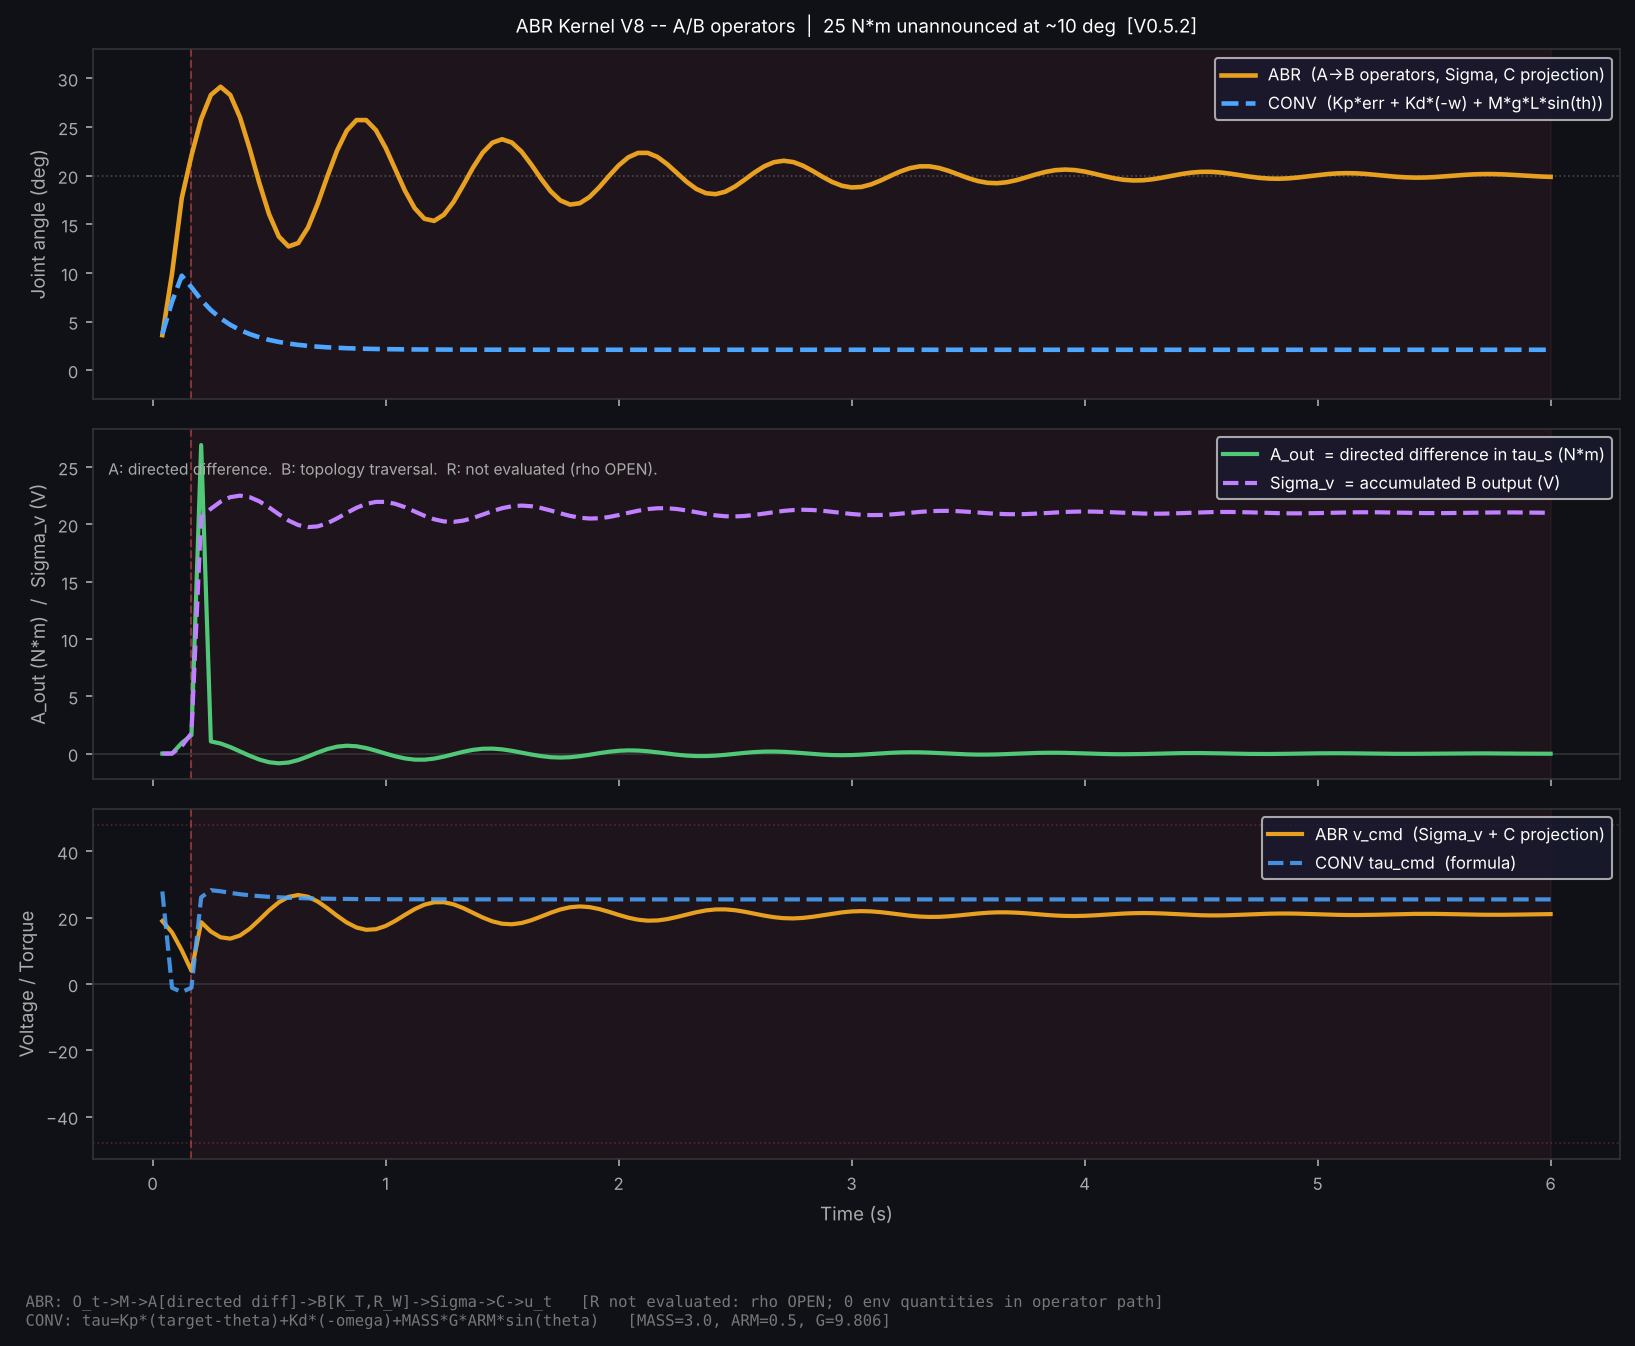

Recreate this plot in Python.
#!/usr/bin/env python3
"""
ABR Flex Demo -- Kernel V8 Operator Execution Under Unannounced Environmental Load
Metatron Dynamics, Inc. -- relationalrelativity.dev
V0.5.2 -- 2026-10-06. Kernel V8.

Pass/fail experiment:
  Can an environmental change enter through a sensor, be processed by the
  actual Kernel V8 relational operators (A, B), alter an actuator command,
  change the physical system, and consequently generate the next observation --
  without inserting an undeclared control law?

  (R not evaluated: rho_base, chi_0 not declared through M -- OPEN, section 11.2)

Pipeline each step (Kernel V8 section 10, 11.1):
  O_t --> M --> DeclaredRelations_t --> A --> B --> [R: rho OPEN] --> Sigma --> C --> u_t

  O_t:             sensor observations at time t (tau_s from prior plant output, theta)
  M:               admission check -- sensor within declared electrical extent
  DeclaredRelations: coupling edges (K_T, R_W) -- declared topology, NOT operators
  A [operator]:    directed difference at persistence edge
                     A_out = tau_s(t) - tau_s(t-1)    [section 11.1: A(x)[e] = x[s] - x[t]]
  B [operator]:    traverse declared topology with A output
                     delta_I = A_out / K_T    [edge tau_to_I, declared K_T]
                     delta_V = delta_I * R_W  [edge I_to_V,   declared R_W]
                   [section 11.1: B(g)[e] = g[e] + sum_{succ(e)} g[f]]
  R [operator]:    not evaluated -- rho_base, chi_0 not declared through M
                   [section 11.2: OPEN -- Origin declaration required]
  Sigma:           declared accumulation of B output:
                     sigma_v(t) = sigma_v(t-1) + delta_V
  C:               declared projection (section 11.1 -- not a kernel operator):
                     frac = clamp((target - theta) / target, -1, 1)
                     v_cmd = sigma_v + frac * V_RAISE  (+raise / 0 hold / -resist)
  u_t:             final clamped actuator voltage command

Key distinction from V0.4:
  V0.4 evaluated absolute tau_s through coupling edges each step.
  V0.5 applies A (directed difference), then B (topology traversal with delta),
  accumulates with Sigma.  Sigma carries disturbance memory across steps.

CONVENTIONAL (shown alongside for structural comparison only):
  tau_cmd = Kp*(theta_target - theta) + Kd*(-omega) + M*g*L*sin(theta)
  No A/B/R operators.  Environment quantities (MASS, ARM, G) required every step.

HONEST NOTES:
  ABR settling angle depends on Sigma accumulation history -- not guaranteed to
  be exactly at declared target.  This is experimental evidence, not tuned output.
  CONV failure here is tuning-specific (Kd braking at disturbance moment).
"""

import math
import numpy as np
import matplotlib
matplotlib.use('Agg')
import matplotlib.pyplot as plt

# -- Physical constants (plant only -- NOT in ABR command path) ----------------
MASS    = 3.0
ARM     = 0.5
G       = 9.806
I_EFF   = MASS * ARM * ARM
DAMPING = 0.5

# -- Declared motor constants (appear in ABR coupling edges) -------------------
V_BUS        = 48.0
R_W          = 0.7              # declared -- appears in edge I_to_V
K_T          = 1.0              # declared -- appears in edge tau_to_I
TAU_ELEC_MAX = V_BUS * K_T / R_W   # 68.57 N*m -- M extent boundary

# -- Declared raise authority (C projection term) ------------------------------
V_RAISE    = 19.0               # declared raise voltage
TAU_STATIC = MASS * G * ARM     # 14.709 N*m -- declared design load (full horizontal)

# -- Scenario -----------------------------------------------------------------
THETA_TARGET = math.radians(20.0)
THETA_CROSS  = math.radians(10.0)
DIST_MAG     = 25.0

# -- PD gains (CONV only) -----------------------------------------------------
KP = 80.0
KD = 16.0

# -- Simulation ---------------------------------------------------------------
FPS   = 24
DT    = 1.0 / FPS
TOTAL = 6 * FPS


# =============================================================================
# DECLARED COUPLING EDGES (topology -- not operators)
# =============================================================================

class CouplingEdge:
    """One declared relation between two observable nodes."""
    def __init__(self, name, from_node, to_node, fn, constant_name, constant_val):
        self.name          = name
        self.from_node     = from_node
        self.to_node       = to_node
        self.fn            = fn
        self.constant_name = constant_name
        self.constant_val  = constant_val

    def apply(self, input_val):
        return self.fn(input_val)


# Declared topology.  Defines the coupling relations.
# Kernel V8 operators act on this structure -- they are not this structure.
KernelV8Topology = [
    CouplingEdge('tau_to_I', 'Delta_tau', 'Delta_I',
                 fn             = lambda delta_tau: delta_tau / K_T,
                 constant_name  = 'K_T',
                 constant_val   = K_T),
    CouplingEdge('I_to_V', 'Delta_I', 'Delta_V',
                 fn             = lambda delta_I: delta_I * R_W,
                 constant_name  = 'R_W',
                 constant_val   = R_W),
]


# =============================================================================
# KERNEL V8 OPERATORS
# =============================================================================
# A: directed difference at declared observable nodes  (section 11.1)
# B: traverse declared topology with A output           (section 11.1)
# R: antisymmetric operator -- NOT EVALUATED            (rho OPEN, section 11.2)
# Sigma: declared accumulation of B output (separate from R)
# =============================================================================

class KernelV8:
    """
    Kernel V8 relational operators (sections 10, 11).
    Stateful: A carries prior tau_s; Sigma carries accumulated voltage.

    R is not evaluated: rho_base, chi_0 not declared through M (OPEN, section 11.2).
    """

    def __init__(self, tau_s_init=0.0, sigma_init=0.0):
        self._tau_s_prior = tau_s_init   # A operator state (prior observation)
        self._sigma       = sigma_init   # Sigma accumulator state

    # -- A operator: directed difference at persistence edge ------------------
    def A(self, tau_s):
        """
        A operator applied at persistence edge.
        A(x)[e] = x[s] - x[t]  (section 11.1)
        Here: A_out = tau_s(t) - tau_s(t-1)
        Input:  tau_s(t)  -- sensor reading this step (from prior plant output)
        Output: A_out -- directed difference in sensed torque
        State:  updates prior tau_s for next step.
        """
        a_out             = tau_s - self._tau_s_prior
        self._tau_s_prior = tau_s
        return a_out

    # -- B operator: traverse declared topology with A output -----------------
    def B(self, a_out, topology):
        """
        B operator: traverse declared topology with A output.
        B(g)[e] = g[e] + sum_{succ(e)} g[f]  (section 11.1)
        Applied here through declared coupling edges (K_T, R_W).
        Input:  a_out (from A operator)
        Output: (delta_I, delta_V) -- quantities at each topology node
        """
        edge_vals = {'Delta_tau': a_out}
        trace     = []
        current   = a_out
        for edge in topology:
            output = edge.apply(current)
            edge_vals[edge.to_node] = output
            trace.append((edge, current, output))
            current = output
        return edge_vals.get('Delta_I', 0.0), edge_vals.get('Delta_V', 0.0), trace

    # -- R operator: NOT EVALUATED (rho_base, chi_0 not declared through M) --
    # R(g)[e] = g[e] + rho[src(e)] * (sum_{succ(e)} g - sum_{pred(e)} g)
    # rho_base, chi_0 are OPEN conditions (section 11.2) -- M has not declared them.
    # Not-evaluated != evaluated with result 0.0  (section 1 declared-information rule).

    # -- Sigma: declared accumulation of B output (not R output) --------------
    def _accumulate(self, delta_V):
        """
        Declared Sigma accumulation of B output.
        sigma_v(t) = sigma_v(t-1) + delta_V
        Note: R not evaluated (rho OPEN); Sigma accumulates B output directly.
        """
        self._sigma += delta_V
        return self._sigma

    # -- Full step: A -> B -> [R: not evaluated] -> Sigma ---------------------
    def step(self, tau_s, theta, topology):
        """
        Execute Kernel V8: O_t -> M -> A -> B -> [R: rho OPEN] -> Sigma -> C -> u_t
        Returns (sigma_v, a_out, delta_I, delta_V, sigma_v, b_trace, admitted).
        """
        # M admission check
        if abs(tau_s) > TAU_ELEC_MAX:
            return 0.0, 0.0, 0.0, 0.0, 0.0, [], False

        a_out              = self.A(tau_s)                        # A operator
        delta_I, delta_V, b_trace = self.B(a_out, topology)      # B operator
        # R: not evaluated -- rho_base, chi_0 not declared through M (OPEN, s. 11.2)
        sigma_v            = self._accumulate(delta_V)            # Sigma accumulation

        return sigma_v, a_out, delta_I, delta_V, sigma_v, b_trace, True


# =============================================================================
# C: declared projection (section 11.1 -- not a kernel operator)
# =============================================================================

def c_projection(sigma_v, theta):
    """
    C: declared raise/resist projection (symmetric about declared target).
    frac = (target - theta) / target   in [-1, 1]
      frac > 0  (below target):  adds V_RAISE * frac  -- raise drive
      frac = 0  (at target):     v_cmd = Sigma only    -- hold
      frac < 0  (above target):  subtracts V_RAISE * |frac| -- resist overshoot
    Sigma provides load compensation; C provides declared positional authority.
    Neither is environment; neither is a kernel operator.
    """
    frac  = max(-1.0, min(1.0, (THETA_TARGET - theta) / THETA_TARGET))
    v_cmd = sigma_v + frac * V_RAISE
    return max(-V_BUS, min(V_BUS, v_cmd))


# =============================================================================
# CONVENTIONAL (structural comparison)
# =============================================================================

def conv_control(theta, omega):
    tau = KP * (THETA_TARGET - theta) + KD * (-omega) + MASS * G * ARM * math.sin(theta)
    return max(-TAU_ELEC_MAX, min(TAU_ELEC_MAX, tau))


# =============================================================================
# PLANT (shared)
# =============================================================================

def integrate_plant(theta, omega, tau_cmd, tau_disturbance=0.0):
    """
    Returns (new_theta, new_omega, tau_sensed).
    tau_sensed = load-side sensor output (gravity + disturbance, no motor term).
    This is O_t for the NEXT ABR step.
    """
    tau_net   = tau_cmd - MASS * G * ARM * math.sin(theta) - DAMPING * omega - tau_disturbance
    alpha     = tau_net / I_EFF
    new_omega = omega + alpha * DT
    new_theta = theta + new_omega * DT
    clamped   = max(0.0, min(math.pi / 2.0, new_theta))
    if abs(clamped - new_theta) > 1e-12:
        new_omega = 0.0
    tau_sensed = MASS * G * ARM * math.sin(theta) + tau_disturbance
    return clamped, new_omega, tau_sensed


# =============================================================================
# SIMULATION LOOP
# =============================================================================

def run():
    # CONV state
    c_theta, c_omega = 0.0, 0.0

    # ABR state
    a_theta, a_omega = 0.0, 0.0
    a_tau_s = MASS * G * ARM * math.sin(0.0)   # sensor primed from t=0 plant output

    # Kernel V8 instance (carries A and Sigma state)
    kernel = KernelV8(tau_s_init=a_tau_s, sigma_init=0.0)

    dist_active = False
    rows = []

    for f in range(1, TOTAL + 1):
        if not dist_active and (a_theta >= THETA_CROSS or c_theta >= THETA_CROSS):
            dist_active = True
        dist = DIST_MAG if dist_active else 0.0

        # -- CONVENTIONAL --------------------------------------------------
        tau_cmd_c = conv_control(c_theta, c_omega)
        c_theta, c_omega, c_tau_s = integrate_plant(c_theta, c_omega, tau_cmd_c, dist)

        # -- ABR Kernel V8 -------------------------------------------------
        # a_tau_s is O_t: sensor from prior plant step.
        # kernel.step() executes A -> B -> [R: rho OPEN] -> Sigma on that observation.
        tau_s_in = a_tau_s   # capture BEFORE integrate_plant overwrites a_tau_s
        sigma_v, a_out, delta_I, delta_V, _, b_trace, admitted = kernel.step(
            a_tau_s, a_theta, KernelV8Topology)

        # C projection: declared raise authority
        v_cmd_a   = c_projection(sigma_v, a_theta)
        tau_cmd_a = K_T * (v_cmd_a / R_W)

        # Advance plant; capture sensor (O_{t+1}) for next step
        a_theta, a_omega, a_tau_s = integrate_plant(
            a_theta, a_omega, tau_cmd_a, dist)

        rows.append({
            'f':          f,
            't':          f * DT,
            'dist':       dist,
            # CONV
            'c_deg':      math.degrees(c_theta),
            'c_omega':    c_omega,
            'c_tau_cmd':  tau_cmd_c,
            # ABR -- sensor input to A operator this step (O_t)
            'tau_s_in':   tau_s_in,   # absolute sensor reading fed into A
            # ABR -- Kernel V8 operator outputs
            'a_deg':      math.degrees(a_theta),
            'a_omega':    a_omega,
            'a_out':      a_out,       # A operator output (directed difference in tau_s)
            'delta_I':    delta_I,     # B operator: Delta_I
            'delta_V':    delta_V,     # B operator: Delta_V
            'sigma_v':    sigma_v,     # Sigma accumulation (R not evaluated)
            'a_v_cmd':    v_cmd_a,     # C projection output
            'a_tau_cmd':  tau_cmd_a,
            'admitted':   admitted,
            'b_trace':    b_trace,
        })

    return rows, kernel


# =============================================================================
# CONSOLE OUTPUT
# =============================================================================

def print_trace(rows, kernel):
    print()
    print("ABR FLEX DEMO V0.5.2 -- Kernel V8 Operator Execution")
    print("=" * 84)
    print(f"  Flex target: {math.degrees(THETA_TARGET):.0f} deg  |  "
          f"Disturbance: {DIST_MAG:.0f} N*m at ~{math.degrees(THETA_CROSS):.0f} deg")
    print()
    print("  Operator chain (Kernel V8 sections 10, 11.1):")
    print("  O_t -> M -> DeclaredRelations -> A -> B -> [R: rho OPEN] -> Sigma -> C -> u_t")
    print()
    print("  KernelV8Topology (declared structure, not operators):")
    for edge in KernelV8Topology:
        print(f"    Edge {edge.name}: {edge.from_node} --(/ {edge.constant_name}"
              f"={edge.constant_val})--> {edge.to_node}")
    print()
    print("  Kernel V8 operators:")
    print("    A: A_out = tau_s(t) - tau_s(t-1)  [directed difference, section 11.1]")
    print("    B: traverse declared topology with A output  [section 11.1]")
    print("       delta_I = A_out / K_T  (edge tau_to_I)")
    print("       delta_V = delta_I * R_W  (edge I_to_V)")
    print("    R: not evaluated -- rho_base, chi_0 not declared through M")
    print("       [OPEN, section 11.2]  not-evaluated != 0.0  [section 1]")
    print("    Sigma: sigma_v(t) = sigma_v(t-1) + delta_V  [declared accumulation of B]")
    print("    C: v_cmd = sigma_v + frac*V_RAISE  [declared projection, not an operator]")
    print()
    print(f"  NOTE: ABR settling is determined by Sigma accumulation history.")
    print(f"  NOTE: CONV failure is tuning-specific here.")
    print()

    hdr = (f"{'f':>4}  {'t':>5}  {'dist':>5}  "
           f"{'A_out':>9}  {'B(DI)':>7}  {'B(DV)':>7}  "
           f"{'Sigma_v':>9}  {'v_cmd':>7}  "
           f"{'ABR':>6}  {'CONV':>6}  note")
    print(hdr)
    print("-" * 84)

    prev_dist = 0.0
    for r in rows:
        show = r['f'] <= 10 or r['f'] % 6 == 0 or (not prev_dist and r['dist'])
        if show:
            note = ""
            if not prev_dist and r['dist']:
                note = " <- LOAD ON"
            elif r['f'] == 1:
                note = " <- start"
            print(f"{r['f']:>4}  {r['t']:>5.2f}  {r['dist']:>5.1f}  "
                  f"{r['a_out']:>9.4f}  {r['delta_I']:>7.4f}  {r['delta_V']:>7.4f}  "
                  f"{r['sigma_v']:>9.4f}  {r['a_v_cmd']:>7.3f}  "
                  f"{r['a_deg']:>6.2f}  {r['c_deg']:>6.2f}  {note}")
        prev_dist = r['dist']

    # -- Disturbance frame detail --
    # ABR trace: frame with peak |A_out| (first 6 dist frames) -- shows spike
    # CONV analysis: first dist frame -- shows Kd cancellation at load-onset
    dist_rows = [r for r in rows if r['dist'] > 0]
    if dist_rows:
        d     = max(dist_rows[:6], key=lambda r: abs(r['a_out']))  # peak A output frame
        d_1   = rows[d['f'] - 2]                                   # frame before d
        d_on  = dist_rows[0]                                        # first dist frame (CONV)
        d_on1 = rows[d_on['f'] - 2]                                # frame before load-on

        print()
        print("=" * 84)
        print("KERNEL V8 OPERATOR TRACE -- peak disturbance response")
        print("-" * 84)
        print(f"  t={d['t']:.2f}s  (disturbance activated at t={d_on['t']:.2f}s)")
        print()
        print(f"  O_t: tau_s from prior plant step = {d['tau_s_in']:.4f} N*m")
        print(f"       tau_s(t-1) = {d_1['tau_s_in']:.4f} N*m  (prior step sensor)")
        print()
        print(f"  A [operator]:  A_out = tau_s(t) - tau_s(t-1)")
        print(f"                 A_out = {d['a_out']:+.4f} N*m  "
              f"(directed difference -- disturbance now visible to sensor)")
        print()
        print(f"  B [operator]:  traverse KernelV8Topology with A_out = {d['a_out']:.4f}")
        for edge, inp, out in d['b_trace']:
            print(f"    Edge {edge.name}: {edge.from_node}={inp:.4f}"
                  f"  --({edge.constant_name}={edge.constant_val})--> "
                  f"{edge.to_node}={out:.4f}")
        print(f"                 delta_I = {d['delta_I']:.4f} A,  "
              f"delta_V = {d['delta_V']:.4f} V")
        print()
        print(f"  R [operator]:  not evaluated -- rho_base, chi_0 not declared through M")
        print(f"                 [OPEN, section 11.2]")
        print()
        print(f"  Sigma:         sigma_v += {d['delta_V']:.4f}")
        print(f"                 sigma_v = {d_1['sigma_v']:.4f} + {d['delta_V']:.4f}"
              f" = {d['sigma_v']:.4f} V")
        print()
        frac = max(-1.0, min(1.0, (THETA_TARGET - math.radians(d_1['a_deg'])) / THETA_TARGET))
        print(f"  C [projection]: v_cmd = {d['sigma_v']:.4f} + ({frac:+.3f})*{V_RAISE}"
              f" = {d['a_v_cmd']:.3f} V")
        print()
        print(f"  CONV at load-onset (t={d_on['t']:.2f}s)  -- formula, no operators:")
        kp  = KP * (THETA_TARGET - math.radians(d_on1['c_deg']))
        kd  = KD * (-d_on1['c_omega'])
        grv = MASS * G * ARM * math.sin(math.radians(d_on1['c_deg']))
        print(f"    tau_cmd = {kp:+.3f} (Kp*err)  {kd:+.3f} (Kd*(-w))  {grv:+.3f} (grav)")
        print(f"            = {kp+kd+grv:.3f} N*m  <-- Kd*(-omega) nearly cancels Kp*err")

    # -- Outcome --------------------------------------------------------------
    final = rows[-1]
    print()
    print("PASS/FAIL")
    print("-" * 84)
    print("  Question: did the environmental change flow through")
    print("  A (directed difference) -> B (topology traversal) -> Sigma -> C -> actuator")
    print("  -> plant -> sensor?")
    print("  (R not evaluated: rho_base, chi_0 not declared through M -- OPEN s. 11.2)")
    print()
    dist_rows2 = [r for r in rows if r['dist'] > 0]
    dist_r = max(dist_rows2[:6], key=lambda r: abs(r['a_out'])) if dist_rows2 else None
    if dist_r:
        print(f"  Peak A frame:  A_out  = {dist_r['a_out']:+.4f} N*m  "
              f"(directed difference observed by A)")
        print(f"                 B delta_V = {dist_r['delta_V']:+.4f} V  "
              f"(B topology output)")
        print(f"                 Sigma_v = {dist_r['sigma_v']:.4f} V  "
              f"(Sigma state after update)")
        print(f"                 u_t = {dist_r['a_v_cmd']:.3f} V  (actuator commanded)")
        print(f"                 arm at {dist_r['a_deg']:.2f} deg")
        print()
    print(f"  ABR final:  {final['a_deg']:.2f} deg  omega={final['a_omega']:.4f} rad/s")
    print(f"  CONV final: {final['c_deg']:.2f} deg  omega={final['c_omega']:.4f} rad/s")
    print()
    print(f"  Sigma_v at end: {final['sigma_v']:.4f} V  (accumulated across all steps)")
    print()
    print("STRUCTURE SUMMARY")
    print("-" * 84)
    print("  ABR: O_t -> M -> A (directed diff) -> B (topology) -> Sigma -> C -> u_t")
    print("  Topology (K_T, R_W) declares relations.  A, B are operators on topology.")
    print("  R not evaluated: rho_base, chi_0 not declared through M (OPEN, s. 11.2).")
    print("  Runtime environment quantities in operator path: 0")
    print()
    print("  CONV: O_t -> formula(MASS, ARM, G, KP, KD) -> tau_cmd")
    print(f"  Runtime environment quantities: MASS={MASS}, ARM={ARM}, G={G}")


# =============================================================================
# PLOT
# =============================================================================

def plot(rows):
    t       = [r['t']       for r in rows]
    a_deg   = [r['a_deg']   for r in rows]
    c_deg   = [r['c_deg']   for r in rows]
    a_vals  = [r['a_out']   for r in rows]   # A operator output (directed diff)
    sv_vals = [r['sigma_v'] for r in rows]   # Sigma accumulation
    v_cmd   = [r['a_v_cmd'] for r in rows]
    c_tc    = [r['c_tau_cmd'] for r in rows]

    dist_start = next((r['t'] for r in rows if r['dist'] > 0), None)

    BG    = '#0f1117'
    GOLD  = '#e8a020'
    BLUE  = '#4da6ff'
    RED   = '#e05050'
    GREEN = '#50c878'
    CYAN  = '#40d0c0'
    PURPLE= '#c080ff'
    WHITE = '#e8e8e8'

    fig, axes = plt.subplots(3, 1, figsize=(11, 9), sharex=True)
    fig.patch.set_facecolor(BG)
    for ax in axes:
        ax.set_facecolor(BG)
        ax.tick_params(colors='#aaaaaa', labelsize=8)
        ax.spines[:].set_color('#333333')
        if dist_start:
            ax.axvspan(dist_start, t[-1], alpha=0.07, color=RED)
            ax.axvline(dist_start, color=RED, alpha=0.5, linewidth=1.0, linestyle='--')

    # Panel 1: position
    ax = axes[0]
    ax.axhline(math.degrees(THETA_TARGET), color=WHITE, alpha=0.25,
               linewidth=0.8, linestyle=':')
    ax.plot(t, a_deg, color=GOLD, linewidth=2.2,
            label='ABR  (A->B operators, Sigma, C projection)')
    ax.plot(t, c_deg, color=BLUE, linewidth=2.2, linestyle='--',
            label='CONV  (Kp*err + Kd*(-w) + M*g*L*sin(th))')
    ax.set_ylabel('Joint angle (deg)', color='#aaaaaa', fontsize=9)
    ax.set_ylim(-3, 33)
    ax.legend(loc='upper right', facecolor='#1a1a2e', labelcolor='white',
              fontsize=8, framealpha=0.8)
    ax.set_title(
        f'ABR Kernel V8 -- A/B operators  |  '
        f'{DIST_MAG:.0f} N*m unannounced at ~{math.degrees(THETA_CROSS):.0f} deg  [V0.5.2]',
        color='white', pad=8, fontsize=9)

    # Panel 2: A output and Sigma
    ax = axes[1]
    ax.axhline(0, color='#333333', linewidth=0.8)
    ax.plot(t, a_vals,  color=GREEN,  linewidth=2.0,
            label='A_out  = directed difference in tau_s (N*m)')
    ax.plot(t, sv_vals, color=PURPLE, linewidth=2.0, linestyle='--',
            label='Sigma_v  = accumulated B output (V)')
    ax.set_ylabel('A_out (N*m)  /  Sigma_v (V)', color='#aaaaaa', fontsize=9)
    ax.legend(loc='upper right', facecolor='#1a1a2e', labelcolor='white',
              fontsize=8, framealpha=0.8)
    ax.text(0.01, 0.87,
            'A: directed difference.  B: topology traversal.  R: not evaluated (rho OPEN).',
            transform=ax.transAxes, color='#aaaaaa', fontsize=7.5)

    # Panel 3: v_cmd and CONV torque
    ax = axes[2]
    ax.axhline( V_BUS,  color=RED, alpha=0.30, linewidth=0.8, linestyle=':')
    ax.axhline(-V_BUS,  color=RED, alpha=0.30, linewidth=0.8, linestyle=':')
    ax.axhline(0,       color='#333333', linewidth=0.8)
    ax.plot(t, v_cmd, color=GOLD, linewidth=2.0,
            label='ABR v_cmd  (Sigma_v + C projection)')
    ax.plot(t, c_tc,  color=BLUE, linewidth=2.0, linestyle='--', alpha=0.85,
            label='CONV tau_cmd  (formula)')
    ax.set_ylabel('Voltage / Torque', color='#aaaaaa', fontsize=9)
    ax.set_xlabel('Time (s)',         color='#aaaaaa', fontsize=9)
    ax.legend(loc='upper right', facecolor='#1a1a2e', labelcolor='white',
              fontsize=8, framealpha=0.8)

    fig.text(
        0.02, 0.012,
        'ABR: O_t->M->A[directed diff]->B[K_T,R_W]->Sigma->C->u_t   '
        '[R not evaluated: rho OPEN; 0 env quantities in operator path]\n'
        'CONV: tau=Kp*(target-theta)+Kd*(-omega)+MASS*G*ARM*sin(theta)   '
        f'[MASS={MASS}, ARM={ARM}, G={G}]',
        color='#777777', fontsize=7.5, family='monospace',
    )

    plt.tight_layout(rect=[0, 0.07, 1, 1])
    fname = 'abr_flex_demo.png'
    plt.savefig(fname, dpi=150, bbox_inches='tight', facecolor=BG)
    plt.close()
    print(f'\n  Plot saved: {fname}')


# =============================================================================
# ENTRY POINT
# =============================================================================

if __name__ == '__main__':
    rows, kernel = run()
    print_trace(rows, kernel)
    plot(rows)
